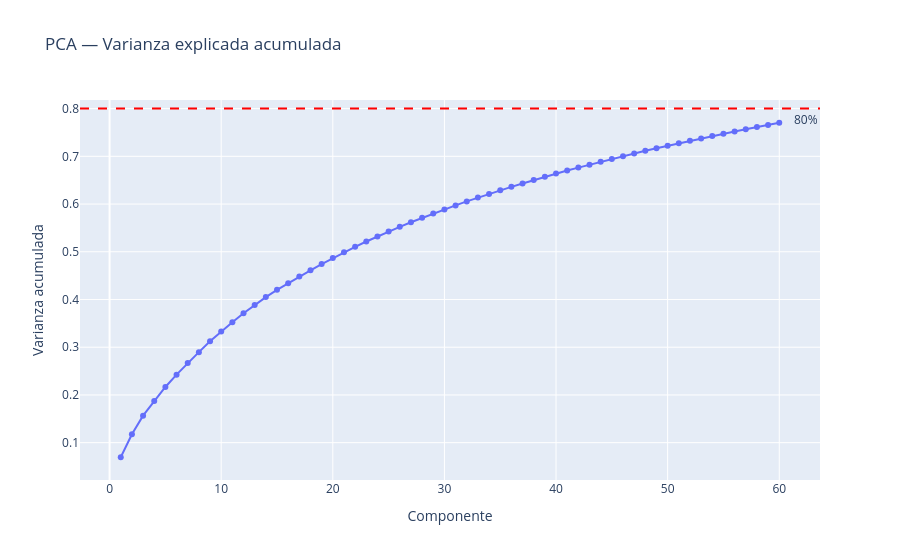

The code cell stored with this chart in its notebook:
### Code cell
df_var = pd.DataFrame({
    "Componente": list(range(1, N_COMPONENTES_PCA + 1)),
    "Varianza acumulada": np.cumsum(pca.explained_variance_ratio_)
})

fig = px.line(df_var, x="Componente", y="Varianza acumulada",
              markers=True, title="PCA — Varianza explicada acumulada")
fig.add_hline(y=0.80, line_dash="dash", line_color="red",
              annotation_text="80%", annotation_position="bottom right")
fig.show()

### Figure 1 — Plotly figure (JSON) as saved in the notebook; plotly's stock layout.template omitted (floating-point values rounded to 4 significant figures)
{"data": [{"hovertemplate": "Componente=%{x}<br>Varianza acumulada=%{y}<extra></extra>", "legendgroup": "", "line": {"color": "#636efa", "dash": "solid"}, "marker": {"symbol": "circle"}, "mode": "lines+markers", "name": "", "orientation": "v", "showlegend": false, "type": "scatter", "x": [1, 2, 3, 4, 5, 6, 7, 8, 9, 10, 11, 12, 13, 14, 15, 16, 17, 18, 19, 20, 21, 22, 23, 24, 25, 26, 27, 28, 29, 30, 31, 32, 33, 34, 35, 36, 37, 38, 39, 40, 41, 42, 43, 44, 45, 46, 47, 48, 49, 50, 51, 52, 53, 54, 55, 56, 57, 58, 59, 60], "xaxis": "x", "y": [0.06944, 0.1177, 0.1565, 0.1873, 0.2167, 0.2425, 0.2668, 0.2897, 0.3123, 0.3331, 0.3522, 0.3711, 0.3885, 0.405, 0.4202, 0.4343, 0.4481, 0.4612, 0.4742, 0.4868, 0.499, 0.5103, 0.5215, 0.5323, 0.5425, 0.5522, 0.5619, 0.5711, 0.58, 0.5886, 0.5972, 0.6055, 0.6135, 0.6212, 0.6287, 0.636, 0.6432, 0.6502, 0.657, 0.6638, 0.6702, 0.6764, 0.6825, 0.6885, 0.6944, 0.7003, 0.706, 0.7115, 0.7169, 0.7221, 0.7273, 0.7325, 0.7376, 0.7426, 0.7475, 0.7522, 0.7568, 0.7614, 0.7659, 0.7703], "yaxis": "y"}], "layout": {"annotations": [{"showarrow": false, "text": "80%", "x": 1, "xanchor": "right", "xref": "x domain", "y": 0.8, "yanchor": "top", "yref": "y"}], "legend": {"tracegroupgap": 0}, "shapes": [{"line": {"color": "red", "dash": "dash"}, "type": "line", "x0": 0, "x1": 1, "xref": "x domain", "y0": 0.8, "y1": 0.8, "yref": "y"}], "title": {"text": "PCA — Varianza explicada acumulada"}, "xaxis": {"anchor": "y", "domain": [0, 1], "title": {"text": "Componente"}}, "yaxis": {"anchor": "x", "domain": [0, 1], "title": {"text": "Varianza acumulada"}}}}
